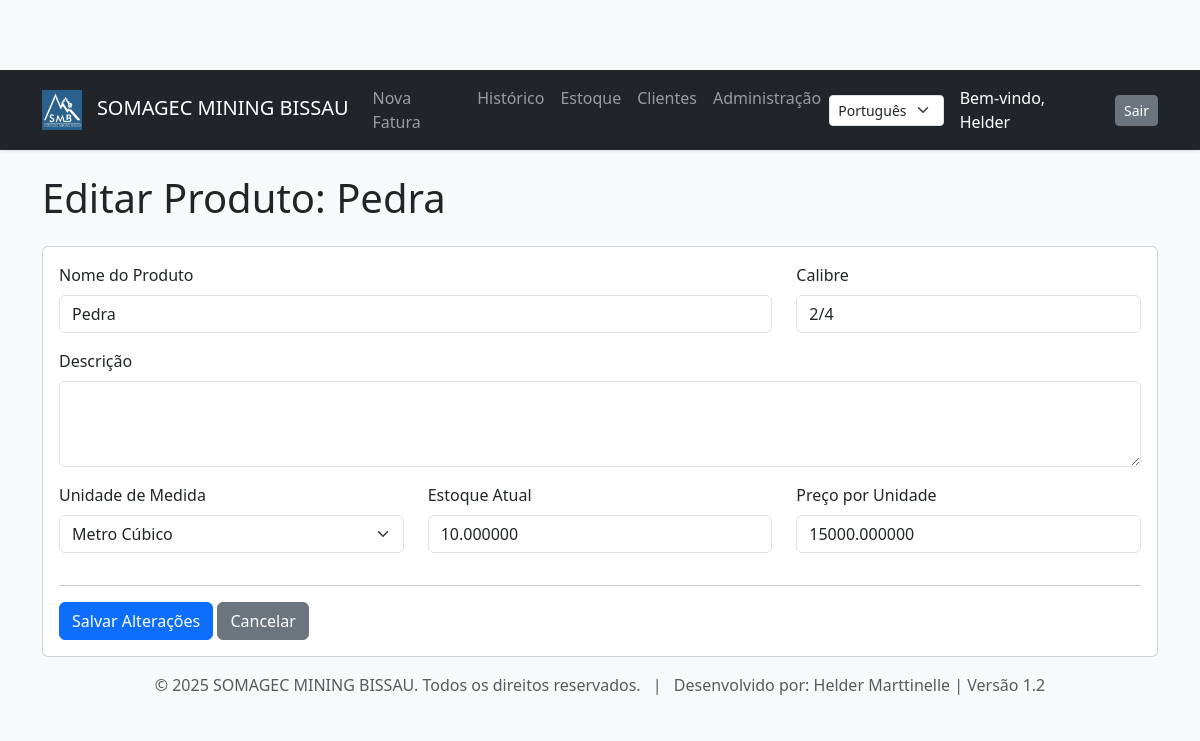
Screenshot of /produtos/7/editar/ (signed in) with the database file from the repository.
### stock/models.py (models this page shows, shortened)
class Produto(models.Model):
    UNIDADES = [('ton', _('Tonelada')), ('m3', _('Metro Cúbico')), ('un', _('Unidade'))]
    nome = models.CharField(_('nome'), max_length=100)
    calibre = models.CharField(_('calibre'), max_length=50, blank=True)
    descricao = models.TextField(_('descrição'), blank=True)
    unidade_medida = models.CharField(_('unidade de medida'), max_length=3, choices=UNIDADES, default='ton')
    estoque_atual = models.DecimalField(_('estoque atual'), max_digits=10, decimal_places=2, default=0.00)
    preco_por_unidade = models.DecimalField(_('preço por unidade'), max_digits=10, decimal_places=2)
    criado_em = models.DateTimeField(auto_now_add=True, null=True)
    atualizado_em = models.DateTimeField(auto_now=True, null=True)
    utilizador = models.ForeignKey(settings.AUTH_USER_MODEL, on_delete=models.SET_NULL, null=True, blank=True, related_name='produtos_criados')
    modificado_por = models.ForeignKey(settings.AUTH_USER_MODEL, on_delete=models.SET_NULL, null=True, blank=True, related_name='produtos_modificados')
    class Meta:
        verbose_name = _("Produto")
        verbose_name_plural = _("Produtos")

### stock/views.py (the view, shortened to what this page needs)
# urls.py: path('produtos/<int:produto_id>/editar/', views.editar_produto_view, name='editar_produto'),
@login_required
def editar_produto_view(request, produto_id):
    produto = get_object_or_404(Produto, id=produto_id)
    return render(request, 'stock/editar_produto.html', {'produto': produto, 'unidades': Produto.UNIDADES})

### stock/context_processors.py (called while the page is built)
def dados_empresa_processor(request):
    dados = DadosEmpresa.objects.first()
    return {'dados_empresa': dados}

### stock/templates/stock/editar_produto.html (shortened to what this page needs)
{% extends "stock/base.html" %}
{% load i18n %}
{% block content %}
    <h1 class="mb-4">{% trans "Editar Produto" %}: {{ produto.nome }}</h1>
    <div class="card">
        <div class="card-body">
            <form method="post">
                <div class="row">
                    <div class="col-md-8 mb-3">
                        <label for="nome" class="form-label">{% trans "Nome do Produto" %}</label>
                        <input type="text" class="form-control" id="nome" name="nome" value="{{ produto.nome }}" required>
                    </div>
                    <div class="col-md-4 mb-3">
                        <label for="calibre" class="form-label">{% trans "Calibre" %}</label>
                        <input type="text" class="form-control" id="calibre" name="calibre" value="{{ produto.calibre }}">
                    </div>
                </div>
                <div class="mb-3">
                    <label for="descricao" class="form-label">{% trans "Descrição" %}</label>
                    <textarea class="form-control" id="descricao" name="descricao" rows="3">{{ produto.descricao }}</textarea>
                </div>
                <div class="row">
                    <div class="col-md-4 mb-3">
                        <label for="unidade_medida" class="form-label">{% trans "Unidade de Medida" %}</label>
                        <select class="form-select" id="unidade_medida" name="unidade_medida">
                            {% for code, name in unidades %}
                                <option value="{{ code }}" {% if code == produto.unidade_medida %}selected{% endif %}>{{ name }}</option>
                            {% endfor %}
                        </select>
                    </div>
                    <div class="col-md-4 mb-3">
                        <label for="estoque_atual" class="form-label">{% trans "Estoque Atual" %}</label>
                        <input type="number" step="0.01" class="form-control" id="estoque_atual" name="estoque_atual" value="{{ produto.estoque_atual|stringformat:'f' }}" required>
                    </div>
                    <div class="col-md-4 mb-3">
                        <label for="preco_por_unidade" class="form-label">{% trans "Preço por Unidade" %}</label>
                        <input type="number" step="0.01" class="form-control" id="preco_por_unidade" name="preco_por_unidade" value="{{ produto.preco_por_unidade|stringformat:'f' }}" required>
                    </div>
                </div>
                <hr>
                <button type="submit" class="btn btn-primary">{% trans "Salvar Alterações" %}</button>
                <a href="{% url 'lista_produtos' %}" class="btn btn-secondary">{% trans "Cancelar" %}</a>
            </form>
        </div>
    </div>
{% endblock %}

### stock/templates/stock/base.html (shortened to what this page needs)
{% load i18n %}
{% load static %}
<!doctype html>
<html lang="{{ request.LANGUAGE_CODE }}">
<head>
    <link href="https://cdn.jsdelivr.net/npm/bootstrap@5.3.3/dist/css/bootstrap.min.css" rel="stylesheet">
    <link rel="stylesheet" href="https://cdnjs.cloudflare.com/ajax/libs/font-awesome/6.0.0-beta3/css/all.min.css">
</head>
<body>
    <nav class="navbar navbar-expand-lg navbar-dark bg-dark sticky-top shadow-sm">
        <div class="container">
            <a class="navbar-brand" href="{% url 'home' %}">
                <img src="{% static 'stock/images/logo.png' %}" alt="Logotipo">
                SOMAGEC MINING BISSAU
            </a>
            {% if user.is_authenticated %}
            <div class="collapse navbar-collapse" id="navbarNav">
                <ul class="navbar-nav me-auto mb-2 mb-lg-0">
                    <li class="nav-item"><a class="nav-link" href="{% url 'criar_fatura' %}">{% trans "Nova Fatura" %}</a></li>
                    <li class="nav-item"><a class="nav-link" href="{% url 'lista_faturas' %}">{% trans "Histórico" %}</a></li>
                    <li class="nav-item"><a class="nav-link" href="{% url 'lista_produtos' %}">{% trans "Estoque" %}</a></li>
                    <li class="nav-item"><a class="nav-link" href="{% url 'lista_clientes' %}">{% trans "Clientes" %}</a></li>
                    {% if user.is_superuser %}
                        <li class="nav-item"><a class="nav-link" href="{% url 'admin:index' %}">{% trans "Administração" %}</a></li>
                    {% endif %}
                </ul>
                <form action="{% url 'set_language' %}" method="post" class="d-flex me-3">
                    <select name="language" onchange="this.form.submit()" class="form-select form-select-sm">
                        {% get_current_language as CURRENT_LANGUAGE %}
                        {% get_available_languages as AVAILABLE_LANGUAGES %}
                        {% for lang_code, lang_name in AVAILABLE_LANGUAGES %}
                            <option value="{{ lang_code }}" {% if lang_code == CURRENT_LANGUAGE %}selected{% endif %}>
                                {{ lang_name }}
                            </option>
                        {% endfor %}
                    </select>
                </form>
                <div class="navbar-text text-white me-3">
                    {% trans "Bem-vindo" %}, {{ user.username }}
                </div>
                <form action="{% url 'logout' %}" method="post" class="d-flex">
                    <button type="submit" class="btn btn-secondary btn-sm">{% trans "Sair" %}</button>
                </form>
            </div>
            {% endif %}
        </div>
    </nav>
    <main class="container mt-4">
        {% block content %}
        {% endblock %}
    </main>
    <footer class="text-center text-muted mt-auto py-3 bg-light">
        <div class="container">
            <span>&copy; {% now "Y" %} SOMAGEC MINING BISSAU. {% trans "Todos os direitos reservados." %}</span>
            <span class="mx-2">|</span>
            <span>{% trans "Desenvolvido por" %}: Helder Marttinelle | Versão 1.2 </span>
        </div>
    </footer>
</body>
</html>

### stock/templates/stock/base.html (style rules this page uses)
body { background-color: #f8f9fa; padding-top: 70px; }
.navbar-brand img { max-height: 40px; margin-right: 10px; }
main { flex-grow: 1; }

### rows the page displays
Produto: nome "Pedra", calibre "2/4", unidade_medida "Metro Cúbico", estoque_atual "10.000000", preco_por_unidade "15000.000000"

### other values shown
{{ user.username }} "Helder"
form field language "Português"
